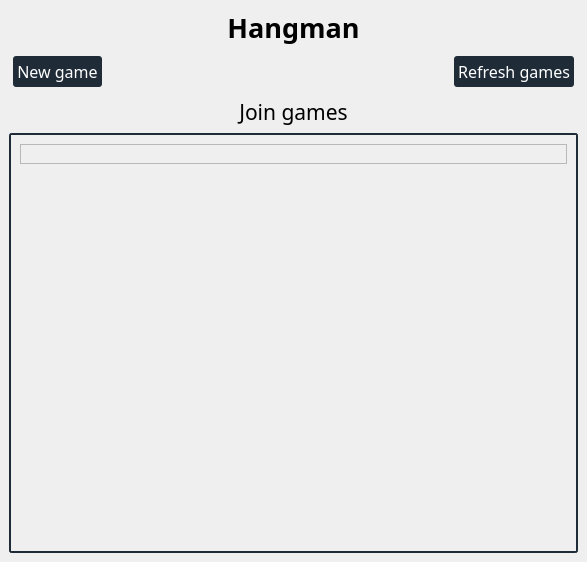
<?xml version="1.0" encoding="UTF-8"?>
<ui version="4.0">
 <class>StartWindow</class>
 <widget class="QMainWindow" name="StartWindow">
  <property name="geometry">
   <rect>
    <x>0</x>
    <y>0</y>
    <width>587</width>
    <height>562</height>
   </rect>
  </property>
  <property name="windowTitle">
   <string notr="true">Hangman</string>
  </property>
  <property name="styleSheet">
   <string notr="true">QPushButton{background:rgb(31, 44, 56);border-radius:3px;color:white;padding:4px;margin:4px;}QPushButton:hover{border:1px solid white;}QPushButton:pressed{color:black;background:white;}QScrollArea{border:2px solid rgb(31, 44, 56);border-radius:3px;}</string>
  </property>
  <widget class="QWidget" name="main_widget">
   <property name="styleSheet">
    <string notr="true">backgroud-color: rgb(215, 225, 255)</string>
   </property>
   <layout class="QVBoxLayout" name="verticalLayout_2">
    <item>
     <widget class="QLabel" name="title">
      <property name="font">
       <font>
        <family>JetBrains Mono</family>
        <pointsize>20</pointsize>
        <weight>75</weight>
        <bold>true</bold>
       </font>
      </property>
      <property name="styleSheet">
       <string notr="true"/>
      </property>
      <property name="text">
       <string notr="true">Hangman</string>
      </property>
      <property name="alignment">
       <set>Qt::AlignCenter</set>
      </property>
     </widget>
    </item>
    <item>
     <layout class="QHBoxLayout" name="buttons_layout">
      <item alignment="Qt::AlignLeft">
       <widget class="QPushButton" name="new_game">
        <property name="font">
         <font>
          <family>JetBrains Mono</family>
          <pointsize>12</pointsize>
         </font>
        </property>
        <property name="text">
         <string notr="true">New game</string>
        </property>
       </widget>
      </item>
      <item alignment="Qt::AlignRight|Qt::AlignVCenter">
       <widget class="QPushButton" name="update_button">
        <property name="font">
         <font>
          <family>JetBrains Mono</family>
          <pointsize>12</pointsize>
         </font>
        </property>
        <property name="cursor">
         <cursorShape>ArrowCursor</cursorShape>
        </property>
        <property name="styleSheet">
         <string notr="true"/>
        </property>
        <property name="text">
         <string notr="true">Refresh games</string>
        </property>
       </widget>
      </item>
     </layout>
    </item>
    <item>
     <widget class="QLabel" name="games_title">
      <property name="font">
       <font>
        <family>JetBrains Mono</family>
        <pointsize>16</pointsize>
       </font>
      </property>
      <property name="styleSheet">
       <string notr="true"/>
      </property>
      <property name="text">
       <string notr="true">Join games</string>
      </property>
      <property name="alignment">
       <set>Qt::AlignCenter</set>
      </property>
      <property name="openExternalLinks">
       <bool>false</bool>
      </property>
     </widget>
    </item>
    <item>
     <widget class="QScrollArea" name="scrollArea">
      <property name="layoutDirection">
       <enum>Qt::LeftToRight</enum>
      </property>
      <property name="styleSheet">
       <string notr="true"/>
      </property>
      <property name="sizeAdjustPolicy">
       <enum>QAbstractScrollArea::AdjustIgnored</enum>
      </property>
      <property name="widgetResizable">
       <bool>true</bool>
      </property>
      <property name="alignment">
       <set>Qt::AlignLeading|Qt::AlignLeft|Qt::AlignTop</set>
      </property>
      <widget class="QWidget" name="scrollAreaWidgetContents">
       <property name="geometry">
        <rect>
         <x>0</x>
         <y>0</y>
         <width>565</width>
         <height>420</height>
        </rect>
       </property>
       <layout class="QVBoxLayout" name="verticalLayout_3">
        <item alignment="Qt::AlignTop">
         <widget class="QFrame" name="games">
          <property name="frameShape">
           <enum>QFrame::StyledPanel</enum>
          </property>
          <property name="frameShadow">
           <enum>QFrame::Raised</enum>
          </property>
          <layout class="QVBoxLayout" name="verticalLayout"/>
         </widget>
        </item>
       </layout>
      </widget>
     </widget>
    </item>
   </layout>
  </widget>
 </widget>
 <resources/>
 <connections/>
</ui>
